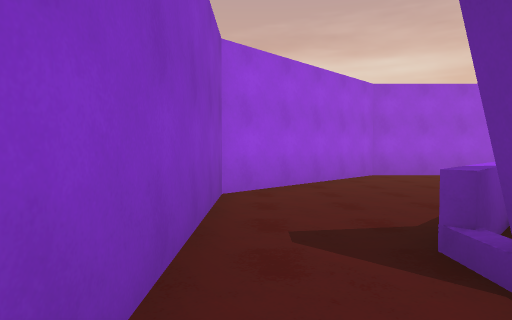
view 1 (above)

16 first-person views from a walk through a 3-D level made in the Unity game engine. The camera is 1.4 m above the floor, tilts 2° down and sees 75° across. Doors are open. The floor is counted in squares, 2 m on a side. Each view is taken from the middle of a square. On the plan, view 1 faces up. The plan holds only what a view shows up to about 10 squares ahead; the rest is blank. The place goes on beyond the plan. The player character is not drawn. Some animated figures are left out.

view 2
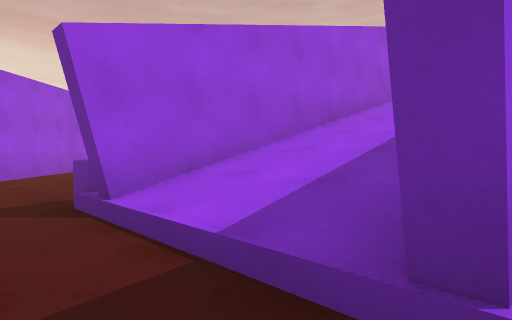

view 3
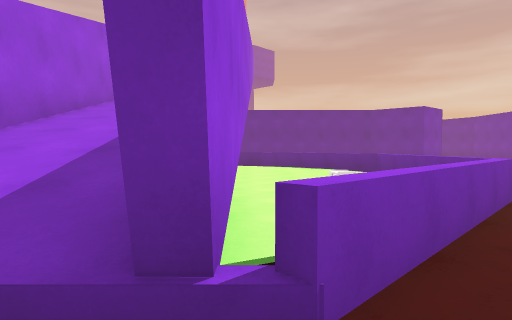

view 4
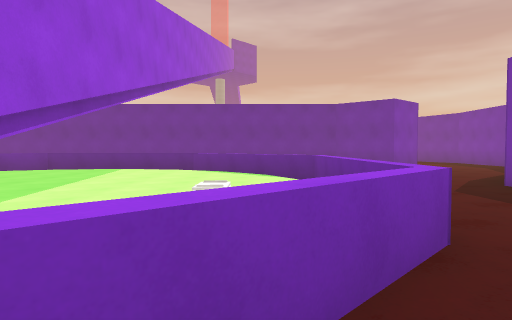

view 5
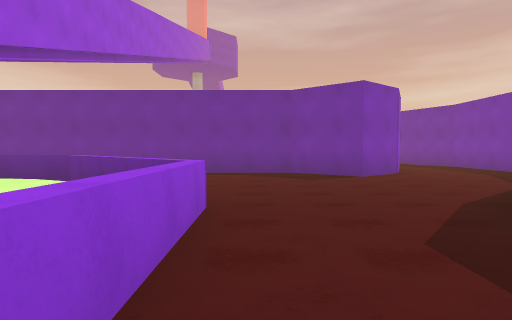

view 6
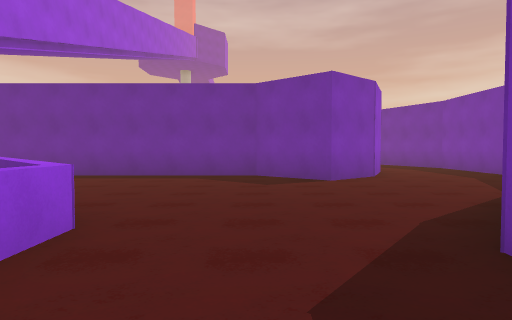

view 7
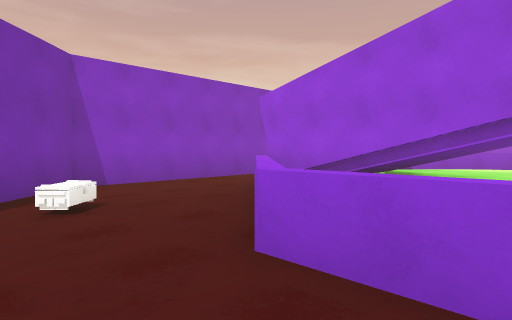

view 8
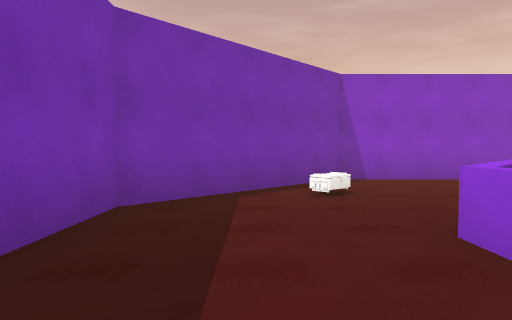

view 9
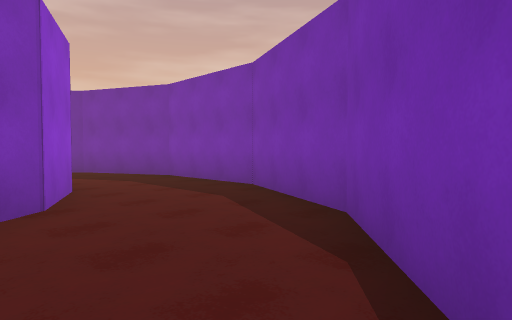

view 10
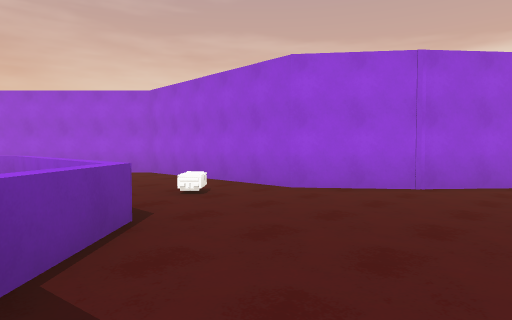

view 11
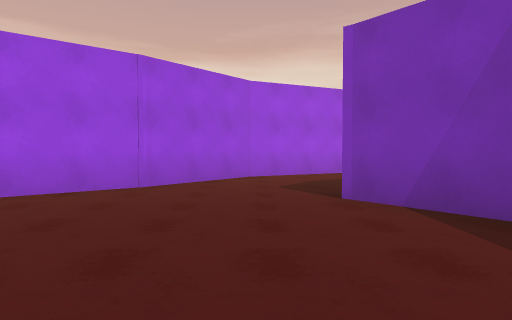

view 12
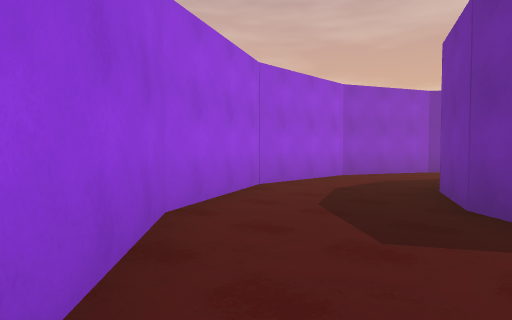

view 13
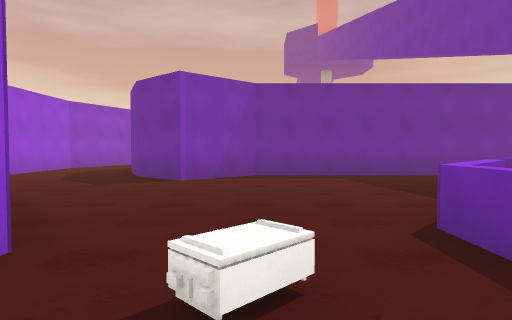

view 14
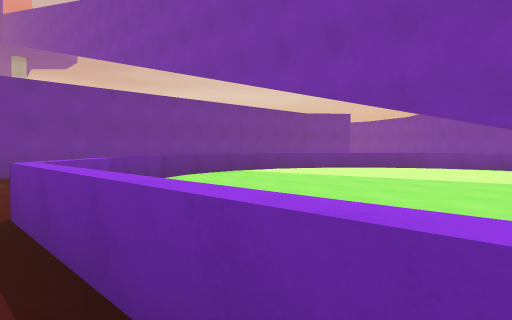

view 15
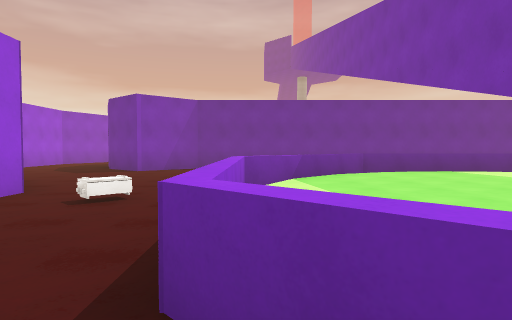

view 16
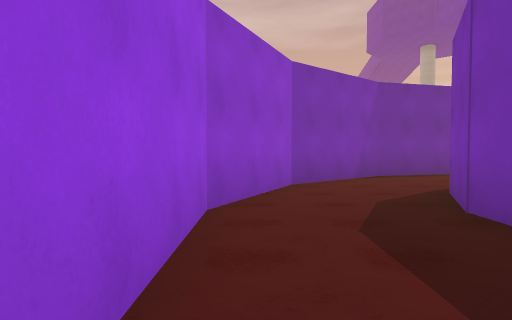

### Floor plan
Key: @ floor where view 1 was taken; # wall or solid block; . main floor; : floor 0.25 m higher than the main floor; / step, stairs or slope; = window, fence, low wall or low ledge; ^ raised ledge; T thing the floor can be seen under or through; A ammo.
Columns run from 1 left of view 1 to 23 right of it. Each row starts with its distance up from view 1.
 14               #######
 13             ###.....###
 12            ##.........##
 11            #...........##
 10          ###....#####...#
  9    #######.....##     ..#
  8   ##...........##      .#
  7  ##......A......#
  6 ##..............#
  5 #....^^^^^^.....#
  4 #...^:  :::^....#
  3 #..^::::::::^...#
  2 #..TTTT :::::^  #
  1 #..////=:::::^  #
  0 #@./////:::::^  #
 -1 #../// =:::::^  #
 -2 #..#####:::::^  #
 -3 #..^:  A::::^...#
 -4 #...^: A:::^....#
 -5 #....^^^^^^.....#
 -6 ##.A............#
 -7  ##.............#
 -8   ##...........##
 -9    ####  #.....##
-10            #....##
-11            #........
-12            ##.........#
-13             ###.....###
-14               #######

Where each view was taken, in squares from view 1:
view 1: 0 up, 0 right, facing up
view 2: 2 down, 0 right, facing up-right
view 3: 2 down, 0 right, facing right
view 4: 4 down, 2 right, facing right
view 5: 6 down, 5 right, facing right
view 6: 7 down, 6 right, facing right
view 7: 7 down, 6 right, facing up-left
view 8: 7 down, 7 right, facing left
view 9: 9 down, 10 right, facing down-right
view 10: 4 up, 12 right, facing up-left
view 11: 4 up, 12 right, facing up
view 12: 9 up, 10 right, facing up-right
view 13: 7 up, 6 right, facing right
view 14: 6 up, 5 right, facing down-right
view 15: 5 up, 3 right, facing right
view 16: 13 up, 14 right, facing right
